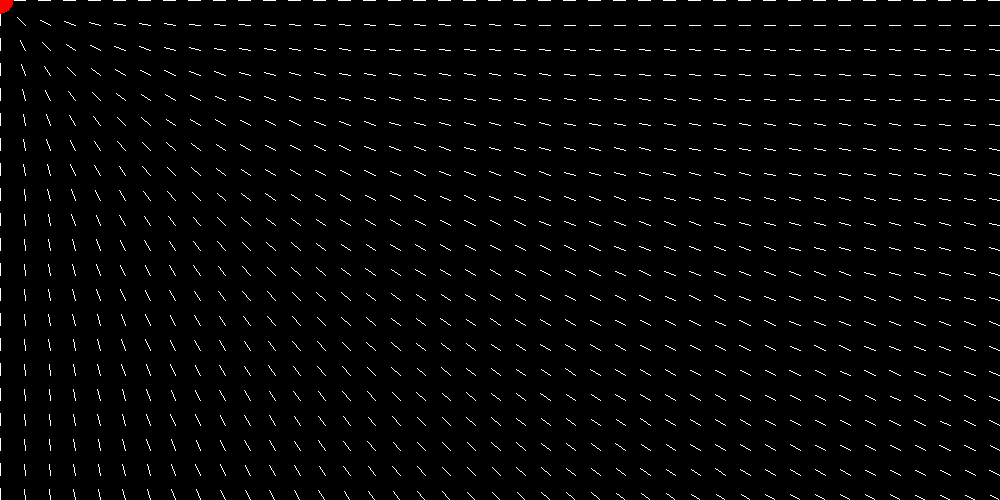
Frame 1 (no input)
Frame 60 (the mouse pressed at the canvas centre just before this capture): identical to frame 1, image omitted
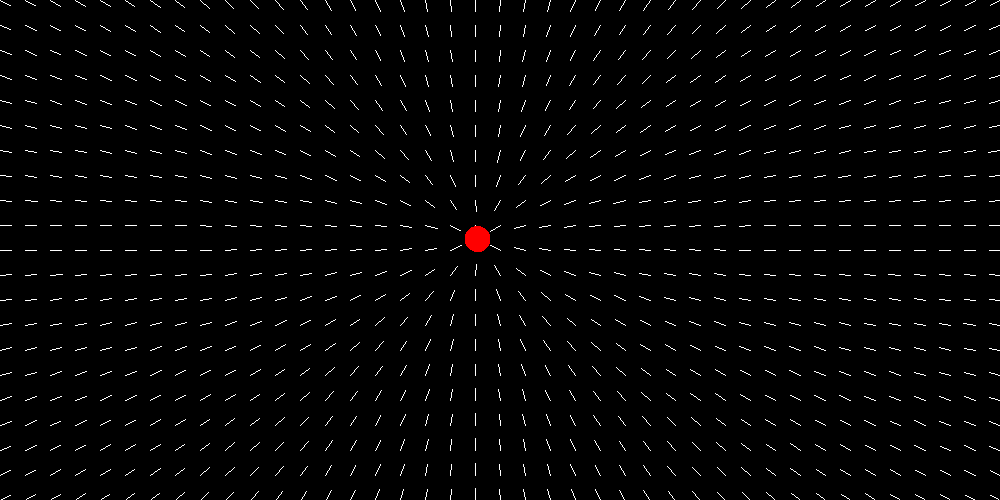
Frame 120 (the mouse held since frame 60 and released just before this capture)

The Processing sketch that drew these frames (run headless with seeded random() and noise(); from frame 60 on, the mouse is pressed at the canvas centre):

// Processing sketch: processing_94335
// ── processing_94335.pde

PVector grid;
PVector tempr;
float x;
float y;
float easing = 0.05;


void setup()
{
  size(1000, 500);
  background(0);
  stroke(255);
  noSmooth();
}

void magnet()
{
  fill(255, 0, 0);
  ellipse(x, y, 25, 25);
}

void draw()
{
  background(0);
  stroke(255);

  float targetX = mouseX;
  float dx = targetX - x;
  if (abs(dx) > 1) {
    x = x + dx * easing;
  }

  float targetY = mouseY;
  float dy = targetY - y;
  if (abs(dy) > 1) {
    y = y + dy * easing;
  }

  for (int i=0;i<41;i++)
  {
    for (int j=0;j<21;j++)
    {
      //initiate new X,Y vector
      tempr = new PVector(x, y);

      grid = new PVector(25*i, 25*j);

      //subtracts the PVector temp
      tempr.sub(grid);

      tempr.limit(12);
      
      line(grid.x, grid.y, grid.x+tempr.x, grid.y+tempr.y);
/*
      pushMatrix();
      translate(grid.x, grid.y);

      line(0, 0, tempr.x, tempr.y);
      popMatrix();
      */

      if (mousePressed) {
        //lalala do nothing
        //all dashes jump to cursor
      }
    }
  }
  stroke(255, 0, 0);
  magnet();
}
